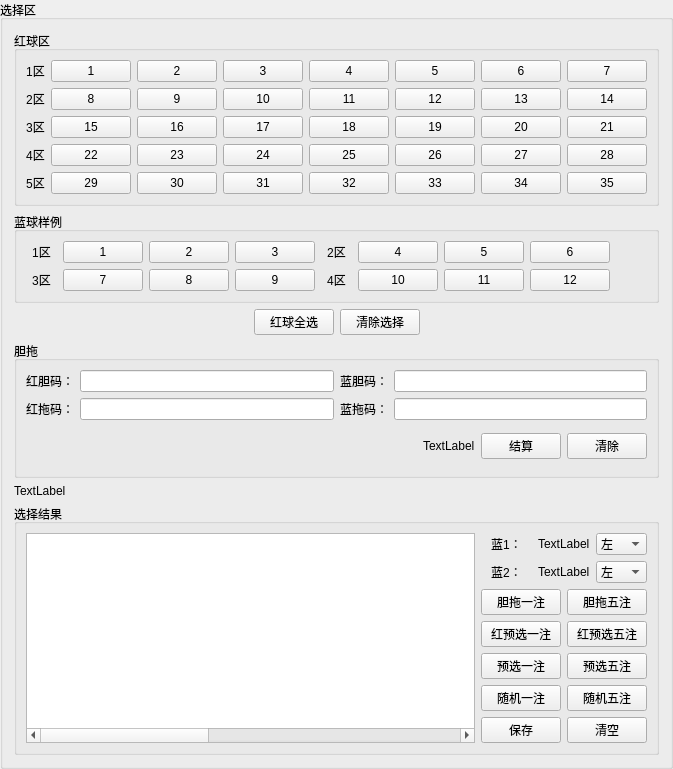
    <widget class="QGroupBox" name="groupBox_9">
     <property name="maximumSize">
      <size>
       <width>700</width>
       <height>16777215</height>
      </size>
     </property>
     <property name="title">
      <string>选择区</string>
     </property>
     <layout class="QVBoxLayout" name="verticalLayout_6">
      <item>
       <widget class="QGroupBox" name="groupBox">
        <property name="styleSheet">
         <string notr="true">QLabel{max-width:30px;}</string>
        </property>
        <property name="title">
         <string>红球区</string>
        </property>
        <layout class="QGridLayout" name="gridLayout_4">
         <item row="4" column="7">
          <widget class="QMyBall" name="pushButton_35">
           <property name="text">
            <string>35</string>
           </property>
          </widget>
         </item>
         <item row="0" column="2">
          <widget class="QMyBall" name="pushButton_2">
           <property name="text">
            <string>2</string>
           </property>
           <property name="checkable">
            <bool>true</bool>
           </property>
          </widget>
         </item>
         <item row="4" column="6">
          <widget class="QMyBall" name="pushButton_34">
           <property name="text">
            <string>34</string>
           </property>
          </widget>
         </item>
         <item row="0" column="4">
          <widget class="QMyBall" name="pushButton_4">
           <property name="text">
            <string>4</string>
           </property>
           <property name="checkable">
            <bool>true</bool>
           </property>
          </widget>
         </item>
         <item row="0" column="1">
          <widget class="QMyBall" name="pushButton_1">
           <property name="styleSheet">
            <string notr="true"/>
           </property>
           <property name="text">
            <string>1</string>
           </property>
           <property name="checkable">
            <bool>true</bool>
           </property>
          </widget>
         </item>
         <item row="0" column="3">
          <widget class="QMyBall" name="pushButton_3">
           <property name="text">
            <string>3</string>
           </property>
           <property name="checkable">
            <bool>true</bool>
           </property>
          </widget>
         </item>
         <item row="0" column="7">
          <widget class="QMyBall" name="pushButton_7">
           <property name="text">
            <string>7</string>
           </property>
           <property name="checkable">
            <bool>true</bool>
           </property>
          </widget>
         </item>
         <item row="1" column="1">
          <widget class="QMyBall" name="pushButton_8">
           <property name="text">
            <string>8</string>
           </property>
           <property name="checkable">
            <bool>true</bool>
           </property>
          </widget>
         </item>
         <item row="0" column="6">
          <widget class="QMyBall" name="pushButton_6">
           <property name="text">
            <string>6</string>
           </property>
           <property name="checkable">
            <bool>true</bool>
           </property>
          </widget>
         </item>
         <item row="1" column="3">
          <widget class="QMyBall" name="pushButton_10">
           <property name="text">
            <string>10</string>
           </property>
           <property name="checkable">
            <bool>true</bool>
           </property>
          </widget>
         </item>
         <item row="0" column="5">
          <widget class="QMyBall" name="pushButton_5">
           <property name="text">
            <string>5</string>
           </property>
           <property name="checkable">
            <bool>true</bool>
           </property>
          </widget>
         </item>
         <item row="1" column="6">
          <widget class="QMyBall" name="pushButton_13">
           <property name="text">
            <string>13</string>
           </property>
           <property name="checkable">
            <bool>true</bool>
           </property>
          </widget>
         </item>
         <item row="2" column="1">
          <widget class="QMyBall" name="pushButton_15">
           <property name="text">
            <string>15</string>
           </property>
           <property name="checkable">
            <bool>true</bool>
           </property>
          </widget>
         </item>
         <item row="1" column="2">
          <widget class="QMyBall" name="pushButton_9">
           <property name="text">
            <string>9</string>
           </property>
           <property name="checkable">
            <bool>true</bool>
           </property>
          </widget>
         </item>
         <item row="1" column="4">
          <widget class="QMyBall" name="pushButton_11">
           <property name="text">
            <string>11</string>
           </property>
           <property name="checkable">
            <bool>true</bool>
           </property>
          </widget>
         </item>
         <item row="2" column="4">
          <widget class="QMyBall" name="pushButton_18">
           <property name="text">
            <string>18</string>
           </property>
           <property name="checkable">
            <bool>true</bool>
           </property>
          </widget>
         </item>
         <item row="2" column="3">
          <widget class="QMyBall" name="pushButton_17">
           <property name="text">
            <string>17</string>
           </property>
           <property name="checkable">
            <bool>true</bool>
           </property>
          </widget>
         </item>
         <item row="1" column="7">
          <widget class="QMyBall" name="pushButton_14">
           <property name="text">
            <string>14</string>
           </property>
           <property name="checkable">
            <bool>true</bool>
           </property>
          </widget>
         </item>
         <item row="1" column="5">
          <widget class="QMyBall" name="pushButton_12">
           <property name="text">
            <string>12</string>
           </property>
           <property name="checkable">
            <bool>true</bool>
           </property>
          </widget>
         </item>
         <item row="2" column="7">
          <widget class="QMyBall" name="pushButton_21">
           <property name="text">
            <string>21</string>
           </property>
           <property name="checkable">
            <bool>true</bool>
           </property>
          </widget>
         </item>
         <item row="2" column="5">
          <widget class="QMyBall" name="pushButton_19">
           <property name="text">
            <string>19</string>
           </property>
           <property name="checkable">
            <bool>true</bool>
           </property>
          </widget>
         </item>
         <item row="2" column="2">
          <widget class="QMyBall" name="pushButton_16">
           <property name="text">
            <string>16</string>
           </property>
           <property name="checkable">
            <bool>true</bool>
           </property>
          </widget>
         </item>
         <item row="2" column="6">
          <widget class="QMyBall" name="pushButton_20">
           <property name="text">
            <string>20</string>
           </property>
           <property name="checkable">
            <bool>true</bool>
           </property>
          </widget>
         </item>
         <item row="3" column="2">
          <widget class="QMyBall" name="pushButton_23">
           <property name="text">
            <string>23</string>
           </property>
           <property name="checkable">
            <bool>true</bool>
           </property>
          </widget>
         </item>
         <item row="3" column="1">
          <widget class="QMyBall" name="pushButton_22">
           <property name="text">
            <string>22</string>
           </property>
           <property name="checkable">
            <bool>true</bool>
           </property>
          </widget>
         </item>
         <item row="4" column="1">
          <widget class="QMyBall" name="pushButton_29">
           <property name="text">
            <string>29</string>
           </property>
           <property name="checkable">
            <bool>true</bool>
           </property>
          </widget>
         </item>
         <item row="3" column="3">
          <widget class="QMyBall" name="pushButton_24">
           <property name="text">
            <string>24</string>
           </property>
           <property name="checkable">
            <bool>true</bool>
           </property>
          </widget>
         </item>
         <item row="3" column="5">
          <widget class="QMyBall" name="pushButton_26">
           <property name="text">
            <string>26</string>
           </property>
           <property name="checkable">
            <bool>true</bool>
           </property>
          </widget>
         </item>
         <item row="3" column="4">
          <widget class="QMyBall" name="pushButton_25">
           <property name="text">
            <string>25</string>
           </property>
           <property name="checkable">
            <bool>true</bool>
           </property>
          </widget>
         </item>
         <item row="3" column="6">
          <widget class="QMyBall" name="pushButton_27">
           <property name="text">
            <string>27</string>
           </property>
           <property name="checkable">
            <bool>true</bool>
           </property>
          </widget>
         </item>
         <item row="3" column="7">
          <widget class="QMyBall" name="pushButton_28">
           <property name="text">
            <string>28</string>
           </property>
           <property name="checkable">
            <bool>true</bool>
           </property>
          </widget>
         </item>
         <item row="4" column="4">
          <widget class="QMyBall" name="pushButton_32">
           <property name="text">
            <string>32</string>
           </property>
           <property name="checkable">
            <bool>true</bool>
           </property>
          </widget>
         </item>
         <item row="4" column="0">
          <widget class="QLabel" name="label_20">
           <property name="text">
            <string>5区</string>
           </property>
           <property name="alignment">
            <set>Qt::AlignCenter</set>
           </property>
          </widget>
         </item>
         <item row="4" column="3">
          <widget class="QMyBall" name="pushButton_31">
           <property name="text">
            <string>31</string>
           </property>
           <property name="checkable">
            <bool>true</bool>
           </property>
          </widget>
         </item>
         <item row="4" column="2">
          <widget class="QMyBall" name="pushButton_30">
           <property name="text">
            <string>30</string>
           </property>
           <property name="checkable">
            <bool>true</bool>
           </property>
          </widget>
         </item>
         <item row="4" column="5">
          <widget class="QMyBall" name="pushButton_33">
           <property name="text">
            <string>33</string>
           </property>
           <property name="checkable">
            <bool>true</bool>
           </property>
          </widget>
         </item>
         <item row="1" column="0">
          <widget class="QLabel" name="label_3">
           <property name="text">
            <string>2区</string>
           </property>
           <property name="alignment">
            <set>Qt::AlignCenter</set>
           </property>
          </widget>
         </item>
         <item row="3" column="0">
          <widget class="QLabel" name="label_19">
           <property name="text">
            <string>4区</string>
           </property>
           <property name="alignment">
            <set>Qt::AlignCenter</set>
           </property>
          </widget>
         </item>
         <item row="2" column="0">
          <widget class="QLabel" name="label_4">
           <property name="text">
            <string>3区</string>
           </property>
           <property name="alignment">
            <set>Qt::AlignCenter</set>
           </property>
          </widget>
         </item>
         <item row="0" column="0">
          <widget class="QLabel" name="label">
           <property name="layoutDirection">
            <enum>Qt::LeftToRight</enum>
           </property>
           <property name="text">
            <string>1区</string>
           </property>
           <property name="scaledContents">
            <bool>true</bool>
           </property>
           <property name="alignment">
            <set>Qt::AlignCenter</set>
           </property>
          </widget>
         </item>
        </layout>
        <zorder>pushButton_1</zorder>
        <zorder>pushButton_2</zorder>
        <zorder>pushButton_3</zorder>
        <zorder>pushButton_4</zorder>
        <zorder>pushButton_5</zorder>
        <zorder>pushButton_6</zorder>
        <zorder>pushButton_7</zorder>
        <zorder>pushButton_8</zorder>
        <zorder>pushButton_9</zorder>
        <zorder>pushButton_10</zorder>
        <zorder>pushButton_11</zorder>
        <zorder>pushButton_15</zorder>
        <zorder>pushButton_16</zorder>
        <zorder>pushButton_17</zorder>
        <zorder>pushButton_18</zorder>
        <zorder>pushButton_19</zorder>
        <zorder>pushButton_20</zorder>
        <zorder>pushButton_21</zorder>
        <zorder>pushButton_22</zorder>
        <zorder>pushButton_23</zorder>
        <zorder>pushButton_24</zorder>
        <zorder>pushButton_25</zorder>
        <zorder>pushButton_26</zorder>
        <zorder>pushButton_27</zorder>
        <zorder>pushButton_28</zorder>
        <zorder>pushButton_29</zorder>
        <zorder>pushButton_30</zorder>
        <zorder>pushButton_31</zorder>
        <zorder>pushButton_32</zorder>
        <zorder>pushButton_33</zorder>
        <zorder>pushButton_34</zorder>
        <zorder>pushButton_35</zorder>
        <zorder>pushButton_12</zorder>
        <zorder>pushButton_13</zorder>
        <zorder>pushButton_14</zorder>
        <zorder>label</zorder>
        <zorder>label_3</zorder>
        <zorder>label_4</zorder>
        <zorder>label_19</zorder>
        <zorder>label_20</zorder>
       </widget>
      </item>
      <item>
       <widget class="QGroupBox" name="groupBox_5">
        <property name="styleSheet">
         <string notr="true">QPushButton:checked{background-color: rgb(0, 0, 255);}

</string>
        </property>
        <property name="title">
         <string>蓝球样例</string>
        </property>
        <layout class="QGridLayout" name="gridLayout_3">
         <item row="0" column="0">
          <widget class="QLabel" name="label_21">
           <property name="text">
            <string>1区</string>
           </property>
           <property name="alignment">
            <set>Qt::AlignCenter</set>
           </property>
          </widget>
         </item>
         <item row="0" column="2">
          <widget class="QMyBall" name="pushButton_blue2">
           <property name="text">
            <string>2</string>
           </property>
           <property name="checkable">
            <bool>true</bool>
           </property>
           <property name="autoExclusive">
            <bool>false</bool>
           </property>
          </widget>
         </item>
         <item row="0" column="3">
          <widget class="QMyBall" name="pushButton_blue3">
           <property name="text">
            <string>3</string>
           </property>
           <property name="checkable">
            <bool>true</bool>
           </property>
           <property name="autoExclusive">
            <bool>false</bool>
           </property>
          </widget>
         </item>
         <item row="0" column="1">
          <widget class="QMyBall" name="pushButton_blue1">
           <property name="text">
            <string>1</string>
           </property>
           <property name="checkable">
            <bool>true</bool>
           </property>
           <property name="autoExclusive">
            <bool>false</bool>
           </property>
          </widget>
         </item>
         <item row="0" column="8">
          <widget class="QLabel" name="label_2">
           <property name="text">
            <string/>
           </property>
          </widget>
         </item>
         <item row="0" column="5">
          <widget class="QMyBall" name="pushButton_blue4">
           <property name="text">
            <string>4</string>
           </property>
           <property name="checkable">
            <bool>true</bool>
           </property>
           <property name="autoExclusive">
            <bool>false</bool>
           </property>
          </widget>
         </item>
         <item row="0" column="7">
          <widget class="QMyBall" name="pushButton_blue6">
           <property name="text">
            <string>6</string>
           </property>
           <property name="checkable">
            <bool>true</bool>
           </property>
           <property name="autoExclusive">
            <bool>false</bool>
           </property>
          </widget>
         </item>
         <item row="1" column="2">
          <widget class="QMyBall" name="pushButton_blue8">
           <property name="text">
            <string>8</string>
           </property>
           <property name="checkable">
            <bool>true</bool>
           </property>
           <property name="autoExclusive">
            <bool>false</bool>
           </property>
          </widget>
         </item>
         <item row="1" column="3">
          <widget class="QMyBall" name="pushButton_blue9">
           <property name="text">
            <string>9</string>
           </property>
           <property name="checkable">
            <bool>true</bool>
           </property>
           <property name="autoExclusive">
            <bool>false</bool>
           </property>
          </widget>
         </item>
         <item row="0" column="6">
          <widget class="QMyBall" name="pushButton_blue5">
           <property name="text">
            <string>5</string>
           </property>
           <property name="checkable">
            <bool>true</bool>
           </property>
           <property name="autoExclusive">
            <bool>false</bool>
           </property>
          </widget>
         </item>
         <item row="1" column="6">
          <widget class="QMyBall" name="pushButton_blue11">
           <property name="text">
            <string>11</string>
           </property>
           <property name="checkable">
            <bool>true</bool>
           </property>
           <property name="autoExclusive">
            <bool>false</bool>
           </property>
          </widget>
         </item>
         <item row="1" column="1">
          <widget class="QMyBall" name="pushButton_blue7">
           <property name="text">
            <string>7</string>
           </property>
           <property name="checkable">
            <bool>true</bool>
           </property>
           <property name="autoExclusive">
            <bool>false</bool>
           </property>
          </widget>
         </item>
         <item row="1" column="5">
          <widget class="QMyBall" name="pushButton_blue10">
           <property name="text">
            <string>10</string>
           </property>
           <property name="checkable">
            <bool>true</bool>
           </property>
           <property name="autoExclusive">
            <bool>false</bool>
           </property>
          </widget>
         </item>
         <item row="1" column="7">
          <widget class="QMyBall" name="pushButton_blue12">
           <property name="text">
            <string>12</string>
           </property>
           <property name="checkable">
            <bool>true</bool>
           </property>
           <property name="autoExclusive">
            <bool>false</bool>
           </property>
          </widget>
         </item>
         <item row="0" column="4">
          <widget class="QLabel" name="label_22">
           <property name="text">
            <string>2区</string>
           </property>
           <property name="alignment">
            <set>Qt::AlignCenter</set>
           </property>
          </widget>
         </item>
         <item row="1" column="4">
          <widget class="QLabel" name="label_24">
           <property name="text">
            <string>4区</string>
           </property>
           <property name="alignment">
            <set>Qt::AlignCenter</set>
           </property>
          </widget>
         </item>
         <item row="1" column="0">
          <widget class="QLabel" name="label_23">
           <property name="text">
            <string>3区</string>
           </property>
           <property name="alignment">
            <set>Qt::AlignCenter</set>
           </property>
          </widget>
         </item>
        </layout>
       </widget>
      </item>
      <item>
       <layout class="QHBoxLayout" name="horizontalLayout_8">
        <item>
         <spacer name="horizontalSpacer_7">
          <property name="orientation">
           <enum>Qt::Horizontal</enum>
          </property>
          <property name="sizeHint" stdset="0">
           <size>
            <width>40</width>
            <height>20</height>
           </size>
          </property>
         </spacer>
        </item>
        <item>
         <widget class="QPushButton" name="pushButton_selredall">
          <property name="text">
           <string>红球全选</string>
          </property>
         </widget>
        </item>
        <item>
         <widget class="QPushButton" name="pushButton_clearsel">
          <property name="text">
           <string>清除选择</string>
          </property>
         </widget>
        </item>
        <item>
         <spacer name="horizontalSpacer_6">
          <property name="orientation">
           <enum>Qt::Horizontal</enum>
          </property>
          <property name="sizeHint" stdset="0">
           <size>
            <width>40</width>
            <height>20</height>
           </size>
          </property>
         </spacer>
        </item>
       </layout>
      </item>
      <item>
       <widget class="QGroupBox" name="groupBox_6">
        <property name="title">
         <string>胆拖</string>
        </property>
        <layout class="QGridLayout" name="gridLayout_5">
         <item row="0" column="0">
          <layout class="QGridLayout" name="gridLayout_2">
           <item row="0" column="1">
            <widget class="QLineEdit" name="lineEdit_hongdan">
             <property name="styleSheet">
              <string notr="true">color: rgb(255, 0, 0);</string>
             </property>
            </widget>
           </item>
           <item row="1" column="1">
            <widget class="QLineEdit" name="lineEdit_hongtuo">
             <property name="styleSheet">
              <string notr="true">color: rgb(255, 0, 0);</string>
             </property>
            </widget>
           </item>
           <item row="0" column="0">
            <widget class="QLabel" name="label_26">
             <property name="text">
              <string>红胆码：</string>
             </property>
            </widget>
           </item>
           <item row="1" column="0">
            <widget class="QLabel" name="label_27">
             <property name="text">
              <string>红拖码：</string>
             </property>
            </widget>
           </item>
           <item row="0" column="3">
            <widget class="QLineEdit" name="lineEdit_landan">
             <property name="styleSheet">
              <string notr="true">color: rgb(0, 0, 255);</string>
             </property>
            </widget>
           </item>
           <item row="0" column="2">
            <widget class="QLabel" name="label_32">
             <property name="text">
              <string>蓝胆码：</string>
             </property>
            </widget>
           </item>
           <item row="1" column="3">
            <widget class="QLineEdit" name="lineEdit_lantuo">
             <property name="styleSheet">
              <string notr="true">color: rgb(0, 0, 255);</string>
             </property>
            </widget>
           </item>
           <item row="1" column="2">
            <widget class="QLabel" name="label_31">
             <property name="text">
              <string>蓝拖码：</string>
             </property>
            </widget>
           </item>
          </layout>
         </item>
         <item row="1" column="0">
          <layout class="QHBoxLayout" name="horizontalLayout_2">
           <item>
            <spacer name="horizontalSpacer_5">
             <property name="orientation">
              <enum>Qt::Horizontal</enum>
             </property>
             <property name="sizeHint" stdset="0">
              <size>
               <width>40</width>
               <height>20</height>
              </size>
             </property>
            </spacer>
           </item>
           <item>
            <widget class="QLabel" name="label_calcret">
             <property name="minimumSize">
              <size>
               <width>0</width>
               <height>40</height>
              </size>
             </property>
             <property name="text">
              <string>&lt;html&gt;&lt;head/&gt;&lt;body&gt;&lt;p&gt;TextLabel&lt;/p&gt;&lt;/body&gt;&lt;/html&gt;</string>
             </property>
            </widget>
           </item>
           <item>
            <widget class="QPushButton" name="pushButton_calc">
             <property name="text">
              <string>结算</string>
             </property>
            </widget>
           </item>
           <item>
            <widget class="QPushButton" name="pushButton_cleardantuo">
             <property name="text">
              <string>清除</string>
             </property>
            </widget>
           </item>
          </layout>
         </item>
        </layout>
       </widget>
      </item>
      <item>
       <widget class="QLabel" name="label_43">
        <property name="text">
         <string>TextLabel</string>
        </property>
       </widget>
      </item>
      <item>
       <widget class="QGroupBox" name="groupBox_4">
        <property name="title">
         <string>选择结果</string>
        </property>
        <layout class="QHBoxLayout" name="horizontalLayout">
         <item>
          <widget class="QTableWidget" name="tableWidget">
           <attribute name="horizontalHeaderVisible">
            <bool>false</bool>
           </attribute>
           <attribute name="verticalHeaderVisible">
            <bool>true</bool>
           </attribute>
           <column>
            <property name="text">
             <string>红球1</string>
            </property>
           </column>
           <column>
            <property name="text">
             <string>红球2</string>
            </property>
           </column>
           <column>
            <property name="text">
             <string>红球3</string>
            </property>
           </column>
           <column>
            <property name="text">
             <string>红球4</string>
            </property>
           </column>
           <column>
            <property name="text">
             <string>红球5</string>
            </property>
           </column>
           <column>
            <property name="text">
             <string>蓝球1</string>
            </property>
           </column>
           <column>
            <property name="text">
             <string>蓝球2</string>
            </property>
           </column>
           <column>
            <property name="text">
             <string>红遗区</string>
            </property>
           </column>
           <column>
            <property name="text">
             <string>操作1</string>
            </property>
           </column>
           <column>
            <property name="text">
             <string>操作2</string>
            </property>
           </column>
          </widget>
         </item>
         <item>
          <layout class="QVBoxLayout" name="verticalLayout_3">
           <item>
            <layout class="QGridLayout" name="gridLayout">
             <item row="1" column="1">
              <widget class="QLabel" name="label_blue2">
               <property name="text">
                <string>TextLabel</string>
               </property>
              </widget>
             </item>
             <item row="0" column="1">
              <widget class="QLabel" name="label_blue1">
               <property name="text">
                <string>TextLabel</string>
               </property>
              </widget>
             </item>
             <item row="0" column="0">
              <widget class="QLabel" name="label_25">
               <property name="text">
                <string>蓝1：</string>
               </property>
               <property name="alignment">
                <set>Qt::AlignCenter</set>
               </property>
              </widget>
             </item>
             <item row="1" column="0">
              <widget class="QLabel" name="label_33">
               <property name="text">
                <string>蓝2：</string>
               </property>
               <property name="alignment">
                <set>Qt::AlignCenter</set>
               </property>
              </widget>
             </item>
             <item row="1" column="2">
              <widget class="QComboBox" name="comboBox_2">
               <item>
                <property name="text">
                 <string>左</string>
                </property>
               </item>
               <item>
                <property name="text">
                 <string>右</string>
                </property>
               </item>
              </widget>
             </item>
             <item row="0" column="2">
              <widget class="QComboBox" name="comboBox">
               <item>
                <property name="text">
                 <string>左</string>
                </property>
               </item>
               <item>
                <property name="text">
                 <string>右</string>
                </property>
               </item>
              </widget>
             </item>
            </layout>
           </item>
           <item>
            <layout class="QGridLayout" name="gridLayout_6">
             <item row="2" column="1">
              <widget class="QPushButton" name="pushButton_prechoice5">
               <property name="text">
                <string>红预选五注</string>
               </property>
              </widget>
             </item>
             <item row="1" column="1">
              <widget class="QPushButton" name="pushButton_dantuo5">
               <property name="text">
                <string>胆拖五注</string>
               </property>
              </widget>
             </item>
             <item row="4" column="1">
              <widget class="QPushButton" name="pushButton_rand5">
               <property name="text">
                <string>随机五注</string>
               </property>
              </widget>
             </item>
             <item row="1" column="0">
              <widget class="QPushButton" name="pushButton_dantuo1">
               <property name="text">
                <string>胆拖一注</string>
               </property>
              </widget>
             </item>
             <item row="2" column="0">
              <widget class="QPushButton" name="pushButton_prechoice1">
               <property name="text">
                <string>红预选一注</string>
               </property>
              </widget>
             </item>
             <item row="5" column="1">
              <widget class="QPushButton" name="pushButton_clear">
               <property name="text">
                <string>清空</string>
               </property>
              </widget>
             </item>
             <item row="4" column="0">
              <widget class="QPushButton" name="pushButton_rand1">
               <property name="text">
                <string>随机一注</string>
               </property>
              </widget>
             </item>
             <item row="5" column="0">
              <widget class="QPushButton" name="pushButton_save">
               <property name="text">
                <string>保存</string>
               </property>
              </widget>
             </item>
             <item row="3" column="1">
              <widget class="QPushButton" name="pushButton_five">
               <property name="text">
                <string>预选五注</string>
               </property>
              </widget>
             </item>
             <item row="3" column="0">
              <widget class="QPushButton" name="pushButton_one">
               <property name="text">
                <string>预选一注</string>
               </property>
              </widget>
             </item>
            </layout>
           </item>
          </layout>
         </item>
        </layout>
       </widget>
      </item>
     </layout>
    </widget>
